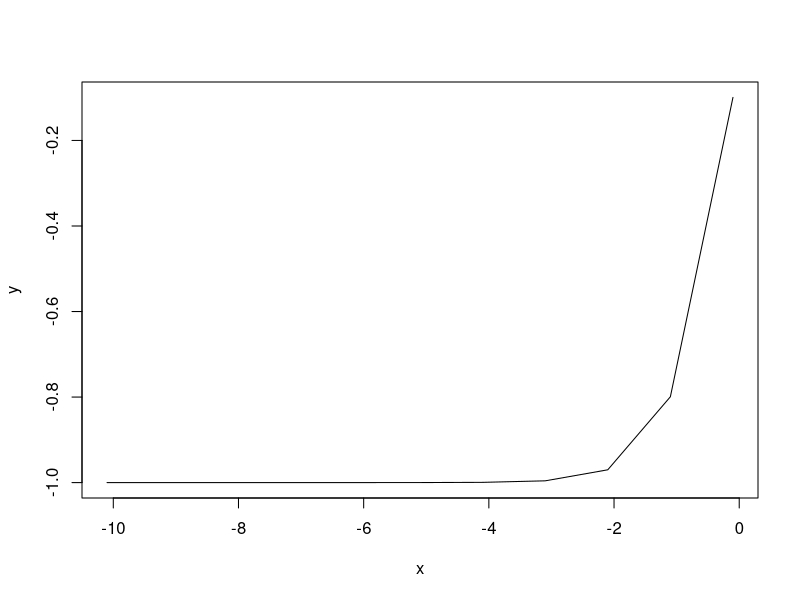
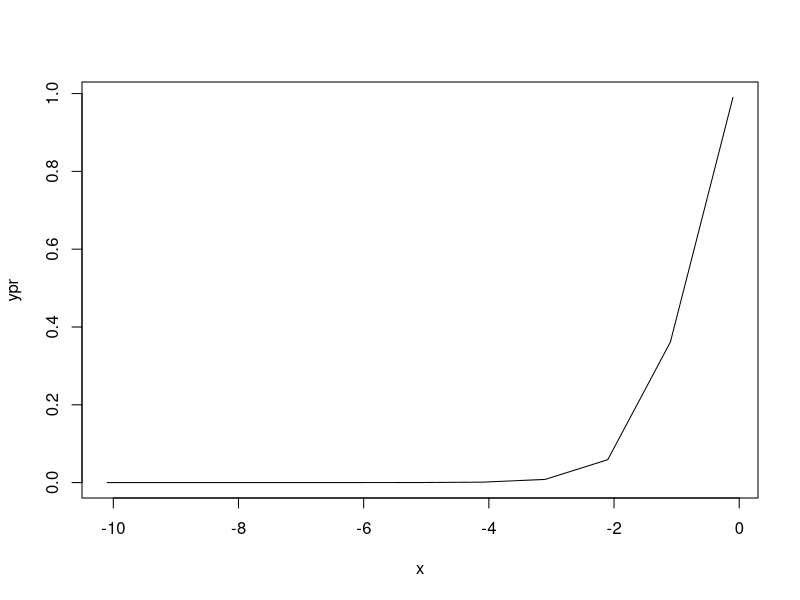

These charts were generated, in order, by the following R code:
## ---- chunk 1
e<-2.71
x<- seq(-10.10,0.5)
y<- ((e^(2*x)-1)/(e^(2*x)+1))
plot(x,y,type="l")
## ---- chunk 2
ypr<-((4*e^(2*x))/(e^(2*x)+1)^2)
plot(x,ypr, type="l")
## ---- chunk 3
regresion<-function(v1,v2){
  xp<-c()
  yp<-c()
  for(i in 1:length(v1)){
    x<-log10(v1[i])
    y<-log10(v2[i])
    xp<-c(xp,x)
    yp<-c(yp,y)
  }
  producto<-xp*yp
  xp_cua<-xp^2
  n<-length(v1)
  B<-((n*sum(producto))-(sum(xp)*sum(yp)))/((n*sum(xp_cua))-(sum(xp))^2)
  A<-10^(mean(yp)-B*mean(xp))
  return(c(A,B))
}
## ---- chunk 4

perimetro <-function(a,b,c){p<-a+b+c
return(p)}
perimetro(2,3,4)
## ---- chunk 5
areatri<-function(p,a,b,c){A<-sqrt((p/2)*((p/2)-a)*((p/2)-b)*((p/2)-c))
                                    return(A)}
areatri(16,2,3,4)
## ---- chunk 6
tiempo_de_concentración<- function(L.S,CN){tc<-((0.0136*(L^0.8))*((1000/CN)-9)^0.7)/S^0.5
return(tc)
}
## ---- chunk 7
ecuacion1<-c(2,1,3)
ecuacion2<-c(5,-4,1)
ecuacion3<-c(1,-1,-4)
ecuacion4<-c(7,-19,4)

celda1<- cbind(ecuacion1,ecuacion2,ecuacion3)
celda2<- cbind(ecuacion4)

respuesta<-solve(celda1,celda2)
respuesta
